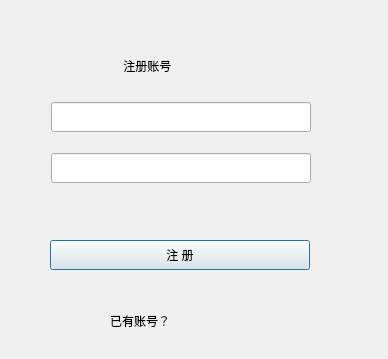
<?xml version="1.0" encoding="UTF-8"?>
<ui version="4.0">
 <class>registerDialog</class>
 <widget class="QDialog" name="registerDialog">
  <property name="geometry">
   <rect>
    <x>0</x>
    <y>0</y>
    <width>388</width>
    <height>359</height>
   </rect>
  </property>
  <property name="windowTitle">
   <string>Dialog</string>
  </property>
  <widget class="QLineEdit" name="passwordEdit">
   <property name="geometry">
    <rect>
     <x>51</x>
     <y>153</y>
     <width>260</width>
     <height>30</height>
    </rect>
   </property>
   <property name="minimumSize">
    <size>
     <width>0</width>
     <height>30</height>
    </size>
   </property>
   <property name="maximumSize">
    <size>
     <width>16777215</width>
     <height>30</height>
    </size>
   </property>
   <property name="text">
    <string/>
   </property>
  </widget>
  <widget class="QLineEdit" name="userEdit">
   <property name="geometry">
    <rect>
     <x>51</x>
     <y>102</y>
     <width>260</width>
     <height>30</height>
    </rect>
   </property>
   <property name="minimumSize">
    <size>
     <width>0</width>
     <height>30</height>
    </size>
   </property>
   <property name="maximumSize">
    <size>
     <width>16777215</width>
     <height>30</height>
    </size>
   </property>
   <property name="text">
    <string/>
   </property>
   <property name="clearButtonEnabled">
    <bool>false</bool>
   </property>
  </widget>
  <widget class="QPushButton" name="registerPushButton">
   <property name="geometry">
    <rect>
     <x>50</x>
     <y>240</y>
     <width>260</width>
     <height>30</height>
    </rect>
   </property>
   <property name="minimumSize">
    <size>
     <width>0</width>
     <height>30</height>
    </size>
   </property>
   <property name="maximumSize">
    <size>
     <width>16777215</width>
     <height>30</height>
    </size>
   </property>
   <property name="sizeIncrement">
    <size>
     <width>0</width>
     <height>30</height>
    </size>
   </property>
   <property name="text">
    <string>注 册</string>
   </property>
  </widget>
  <widget class="closeButton" name="closeBtn" native="true">
   <property name="geometry">
    <rect>
     <x>40</x>
     <y>20</y>
     <width>21</width>
     <height>21</height>
    </rect>
   </property>
  </widget>
  <widget class="QLabel" name="titleLabel">
   <property name="geometry">
    <rect>
     <x>120</x>
     <y>50</y>
     <width>111</width>
     <height>31</height>
    </rect>
   </property>
   <property name="text">
    <string> 注册账号</string>
   </property>
  </widget>
  <widget class="QWidget" name="layoutWidget">
   <property name="geometry">
    <rect>
     <x>110</x>
     <y>310</y>
     <width>141</width>
     <height>21</height>
    </rect>
   </property>
   <layout class="QHBoxLayout" name="horizontalLayout">
    <item>
     <widget class="QLabel" name="textLabel">
      <property name="text">
       <string>已有账号？</string>
      </property>
     </widget>
    </item>
    <item>
     <widget class="loginButton" name="loginBtn" native="true"/>
    </item>
   </layout>
  </widget>
 </widget>
 <customwidgets>
  <customwidget>
   <class>closeButton</class>
   <extends>QWidget</extends>
   <header>close.h</header>
   <container>1</container>
  </customwidget>
  <customwidget>
   <class>loginButton</class>
   <extends>QWidget</extends>
   <header location="global">login.h</header>
   <container>1</container>
  </customwidget>
 </customwidgets>
 <resources/>
 <connections/>
</ui>
